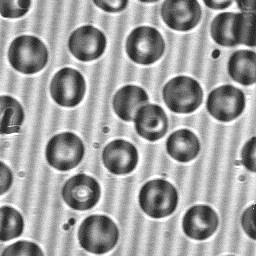
%> input picture Tmunot_HW3/blood_corrupted.jpg, 256 x 256 px
$ octave HW3.m   (GNU Octave 9; MATLAB toolbox functions it lacks are replaced by stand-ins)
%> lines starting %> are read from the running program, lines starting %| are printed output that depends on the picture
### Tmunot_HW3/BRF.m
function filter=BRF(D0,w)
filter=zeros(256);
for u=0:255
    for v=0:255
        D=sqrt((u-129)^2+(v-129)^2);
        filter(u+1,v+1)=1-exp(-0.5*((D^2-D0^2)/(D*w))^2);
    end
end
end

### Tmunot_HW3/HW3.m
clear all; clc;
%% 1D
y = [zeros(1,3) ones(1,3) zeros(1,3)];
x = [-4:4]; z = fftshift(fft(y));
figure(1);
subplot(2,1,1), stem(x,y), title('1D function');
subplot(2,1,2), stem(x,z), title('DFT');
%> after `title('DFT')`:
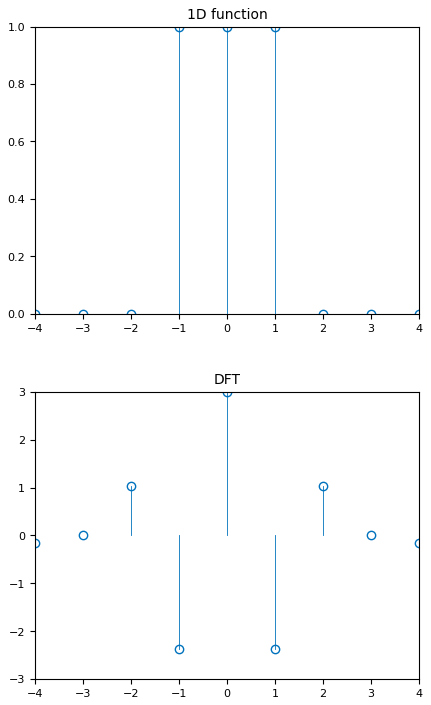
%> figure redrawn from the program's plot data, 2 panels; panel 1: highest point at x = -1, y = 1; panel 2: highest point at x = 0, y = 3
%% 2D
Z = zeros(9); Z(4:6,4:6)=1;
DFTZ = log10(abs(fftshift(fft2(Z)))+1);
figure(2);
subplot(2,1,1), mesh(Z), title('2D function');
subplot(2,1,2), mesh(DFTZ), title('DFT');
%> after `title('DFT')`:
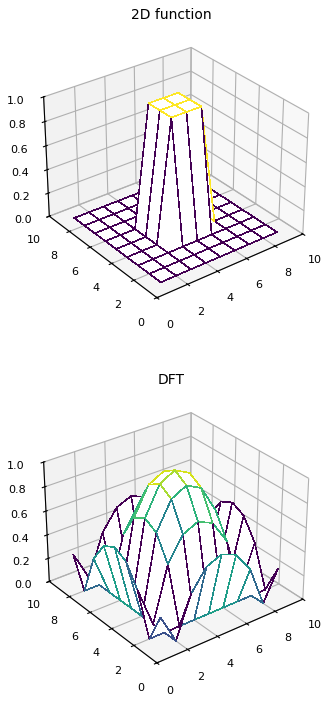
%> figure redrawn from the program's plot data, 2 panels
%% Band Reject for Corrupted Blood
BRF=BRF(1,1);
figure(3); mesh(BRF);
%> after `mesh(BRF)`:
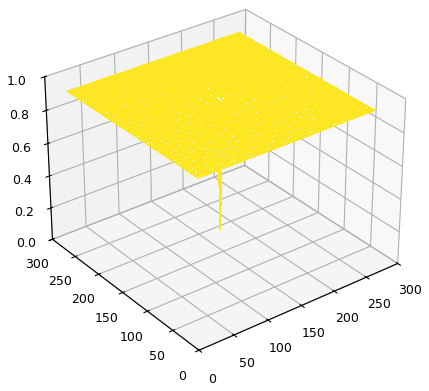
%> figure redrawn from the program's plot data
im=imread('blood_corrupted.jpg');
%> im is the input picture: size 256x256x3 uint8; min 27, max 255, mean 158.9
im_DFT=fft2(double(im)); BRF_shift=ifftshift(BRF);
im2=ifft2(im_DFT.*BRF_shift);
figure(4);
subplot(2,1,1); imshow(im);
subplot(2,1,2); imshow(im2);
%> after `imshow(im2)`:
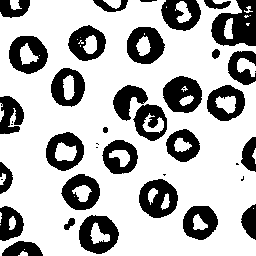
%> displayed picture: size 256x256x3, on the screen's scale of 0 to 255; min 0, max 255, mean 182.3
